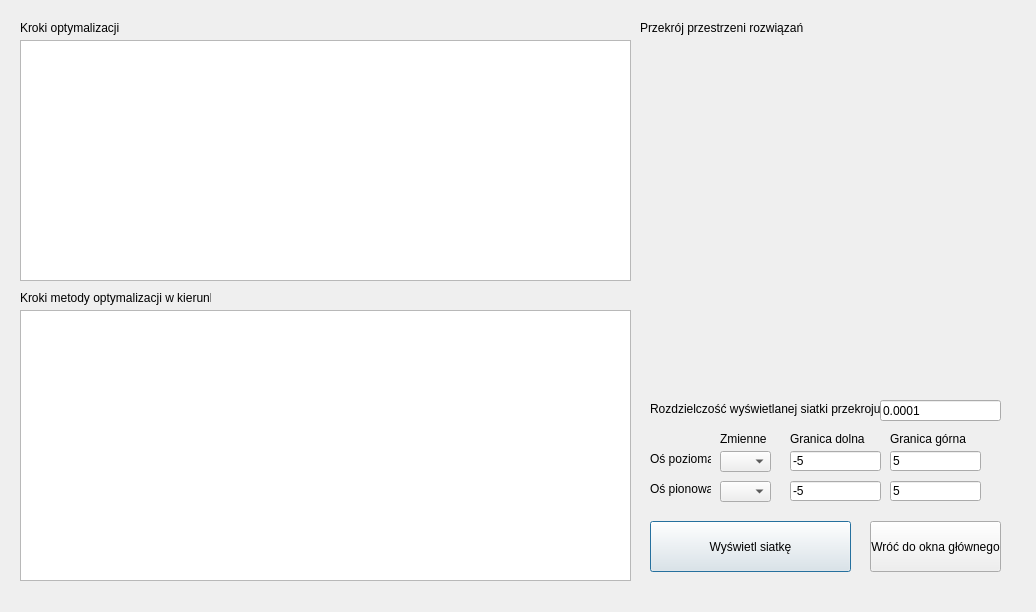
<?xml version="1.0" encoding="UTF-8"?>
<ui version="4.0">
 <class>Dialog</class>
 <widget class="QDialog" name="Dialog">
  <property name="geometry">
   <rect>
    <x>0</x>
    <y>0</y>
    <width>1036</width>
    <height>612</height>
   </rect>
  </property>
  <property name="windowTitle">
   <string>Dialog</string>
  </property>
  <widget class="QLineEdit" name="lineEdit_ggorna_pion">
   <property name="geometry">
    <rect>
     <x>890</x>
     <y>481</y>
     <width>91</width>
     <height>20</height>
    </rect>
   </property>
   <property name="text">
    <string>5</string>
   </property>
  </widget>
  <widget class="QLabel" name="label_zmienne">
   <property name="geometry">
    <rect>
     <x>720</x>
     <y>431</y>
     <width>100</width>
     <height>16</height>
    </rect>
   </property>
   <property name="text">
    <string>Zmienne</string>
   </property>
  </widget>
  <widget class="QLabel" name="label_granica_gorna">
   <property name="geometry">
    <rect>
     <x>890</x>
     <y>431</y>
     <width>100</width>
     <height>16</height>
    </rect>
   </property>
   <property name="text">
    <string>Granica górna</string>
   </property>
  </widget>
  <widget class="QPushButton" name="pushButton_wyswietl_siatke">
   <property name="geometry">
    <rect>
     <x>650</x>
     <y>521</y>
     <width>201</width>
     <height>51</height>
    </rect>
   </property>
   <property name="text">
    <string>Wyświetl siatkę</string>
   </property>
  </widget>
  <widget class="QLabel" name="label_os_pionowa">
   <property name="geometry">
    <rect>
     <x>650</x>
     <y>481</y>
     <width>61</width>
     <height>16</height>
    </rect>
   </property>
   <property name="text">
    <string>Oś pionowa</string>
   </property>
  </widget>
  <widget class="QComboBox" name="comboBox_zmienna2">
   <property name="geometry">
    <rect>
     <x>720</x>
     <y>481</y>
     <width>51</width>
     <height>21</height>
    </rect>
   </property>
  </widget>
  <widget class="QLineEdit" name="lineEdit_ggorna_poziom">
   <property name="geometry">
    <rect>
     <x>890</x>
     <y>451</y>
     <width>91</width>
     <height>20</height>
    </rect>
   </property>
   <property name="text">
    <string>5</string>
   </property>
  </widget>
  <widget class="QLineEdit" name="lineEdit_gdolna_pion">
   <property name="geometry">
    <rect>
     <x>790</x>
     <y>481</y>
     <width>91</width>
     <height>20</height>
    </rect>
   </property>
   <property name="text">
    <string>-5</string>
   </property>
  </widget>
  <widget class="QLabel" name="label_os_pozioma">
   <property name="geometry">
    <rect>
     <x>650</x>
     <y>451</y>
     <width>61</width>
     <height>16</height>
    </rect>
   </property>
   <property name="text">
    <string>Oś pozioma</string>
   </property>
  </widget>
  <widget class="QLineEdit" name="lineEdit_gdolna_poziom">
   <property name="geometry">
    <rect>
     <x>790</x>
     <y>451</y>
     <width>91</width>
     <height>20</height>
    </rect>
   </property>
   <property name="text">
    <string>-5</string>
   </property>
  </widget>
  <widget class="QWidget" name="widget_siatka" native="true">
   <property name="geometry">
    <rect>
     <x>640</x>
     <y>40</y>
     <width>361</width>
     <height>331</height>
    </rect>
   </property>
  </widget>
  <widget class="QComboBox" name="comboBox_zmienna1">
   <property name="geometry">
    <rect>
     <x>720</x>
     <y>451</y>
     <width>51</width>
     <height>21</height>
    </rect>
   </property>
  </widget>
  <widget class="QLabel" name="label_granice_dolna">
   <property name="geometry">
    <rect>
     <x>790</x>
     <y>431</y>
     <width>100</width>
     <height>16</height>
    </rect>
   </property>
   <property name="text">
    <string>Granica dolna</string>
   </property>
  </widget>
  <widget class="QPushButton" name="pushButton_wroc">
   <property name="geometry">
    <rect>
     <x>870</x>
     <y>521</y>
     <width>131</width>
     <height>51</height>
    </rect>
   </property>
   <property name="text">
    <string>Wróć do okna głównego</string>
   </property>
  </widget>
  <widget class="QLabel" name="label_kroki_opt">
   <property name="geometry">
    <rect>
     <x>20</x>
     <y>20</y>
     <width>191</width>
     <height>16</height>
    </rect>
   </property>
   <property name="text">
    <string>Kroki optymalizacji</string>
   </property>
  </widget>
  <widget class="QLabel" name="label_przekroj">
   <property name="geometry">
    <rect>
     <x>640</x>
     <y>20</y>
     <width>201</width>
     <height>16</height>
    </rect>
   </property>
   <property name="text">
    <string>Przekrój przestrzeni rozwiązań</string>
   </property>
  </widget>
  <widget class="QLabel" name="label_rozdzielczosc_siatki">
   <property name="geometry">
    <rect>
     <x>650</x>
     <y>401</y>
     <width>331</width>
     <height>16</height>
    </rect>
   </property>
   <property name="text">
    <string>Rozdzielczość wyświetlanej siatki przekroju</string>
   </property>
  </widget>
  <widget class="QLineEdit" name="lineEdit_rozdzielczosc_siatki">
   <property name="geometry">
    <rect>
     <x>880</x>
     <y>400</y>
     <width>121</width>
     <height>21</height>
    </rect>
   </property>
   <property name="text">
    <string>0.0001</string>
   </property>
  </widget>
  <widget class="QLabel" name="label_kroki_kierunek">
   <property name="geometry">
    <rect>
     <x>20</x>
     <y>290</y>
     <width>191</width>
     <height>16</height>
    </rect>
   </property>
   <property name="text">
    <string>Kroki metody optymalizacji w kierunku</string>
   </property>
  </widget>
  <widget class="QListWidget" name="listWidget_optymalizacja">
   <property name="geometry">
    <rect>
     <x>20</x>
     <y>40</y>
     <width>611</width>
     <height>241</height>
    </rect>
   </property>
  </widget>
  <widget class="QListWidget" name="listWidget_optymalizacja_kierunek">
   <property name="geometry">
    <rect>
     <x>20</x>
     <y>310</y>
     <width>611</width>
     <height>271</height>
    </rect>
   </property>
  </widget>
 </widget>
 <resources/>
 <connections>
  <connection>
   <sender>pushButton_wroc</sender>
   <signal>clicked()</signal>
   <receiver>Dialog</receiver>
   <slot>close()</slot>
   <hints>
    <hint type="sourcelabel">
     <x>788</x>
     <y>553</y>
    </hint>
    <hint type="destinationlabel">
     <x>733</x>
     <y>585</y>
    </hint>
   </hints>
  </connection>
 </connections>
</ui>
